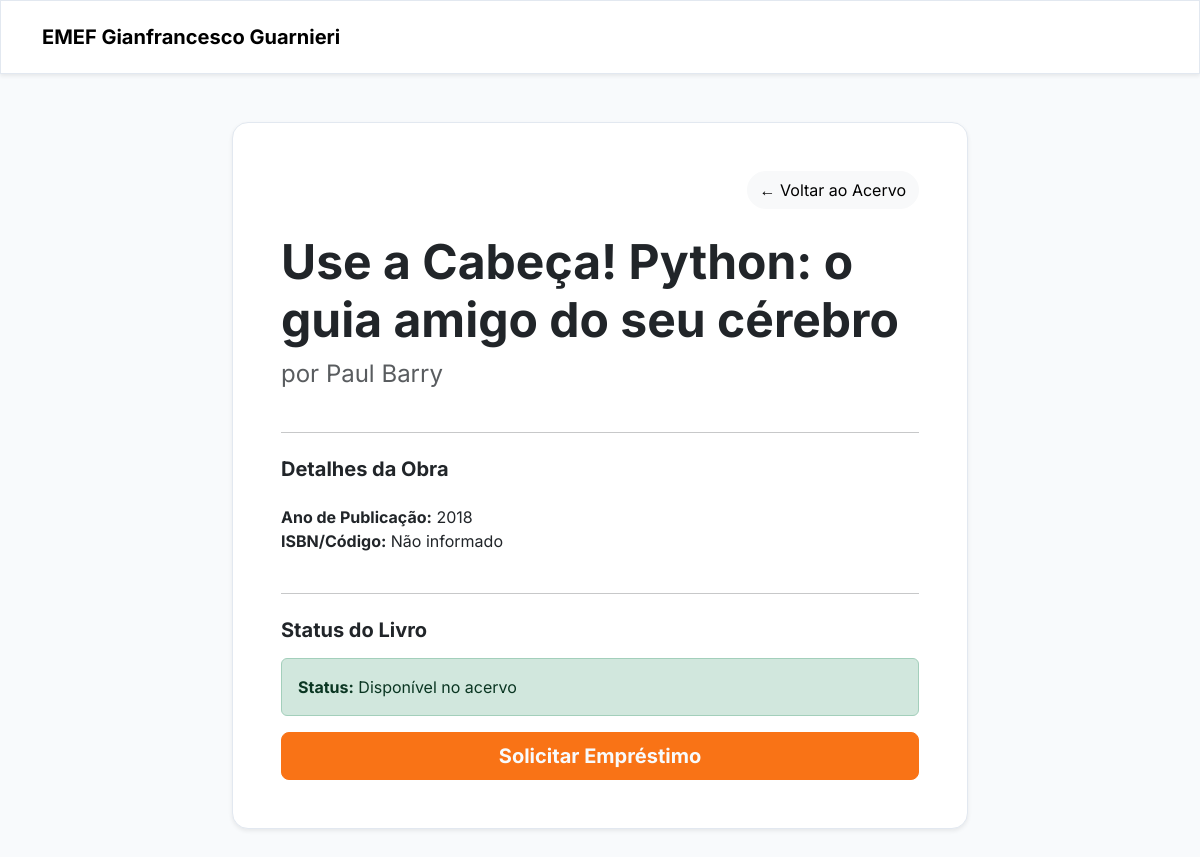
The page /livro/1/ (signed in) on the database as committed earlier.
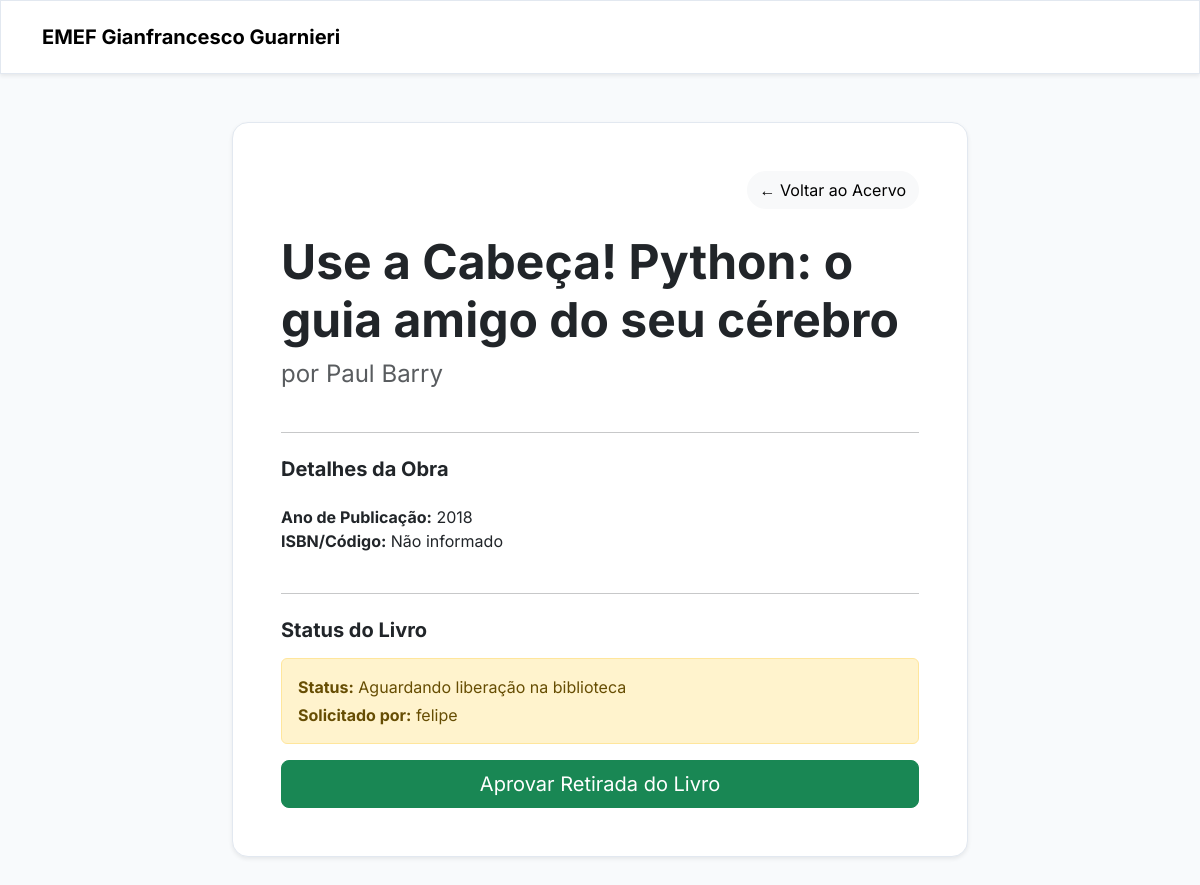
The same page on the database as committed later.
### acervo/models.py (models this page shows, shortened)
class Emprestimo(models.Model):
    usuario = models.ForeignKey(User, on_delete=models.CASCADE)
    livro = models.ForeignKey(Livro, on_delete=models.CASCADE)
    data_emprestimo = models.DateTimeField(default=timezone.now)
    def devolucao_padrao():
        return timezone.now() + timedelta(days=7)
    data_devolucao = models.DateTimeField(default=devolucao_padrao)
    aprovado = models.BooleanField(default=False)
    devolvido = models.BooleanField(default=False)

### acervo/views.py (the view)
# urls.py: path('livro/<int:livro_id>/', views.detalhe_livro, name='detalhe_livro'),
def detalhe_livro(request, livro_id):
    livro = get_object_or_404(Livro, pk=livro_id)
    emprestimo_ativo = Emprestimo.objects.filter(livro=livro, devolvido=False).first()
    contexto = {
        'livro': livro,
        'emprestimo_ativo': emprestimo_ativo
    }
    return render(request, 'acervo/detalhe_livro.html', contexto)

### acervo/templates/acervo/detalhe_livro.html (shortened to what this page needs)
{% load static %}
<!DOCTYPE html>
<html lang="pt-br">
<head>
  <link href="https://cdn.jsdelivr.net/npm/bootstrap@5.3.0/dist/css/bootstrap.min.css" rel="stylesheet">
  <link rel="stylesheet" href="{% static 'css/style.css' %}?v=5">
</head>
<body class="transition-tema">
  <nav class="navbar navbar-expand-lg py-3 shadow-sm bg-white">
    <div class="container">
      <a class="navbar-brand fw-bolder logo-text" href="{% url 'index' %}">EMEF Gianfrancesco Guarnieri</a>
    </div>
  </nav>
  <main class="container my-5">
    <div class="row justify-content-center">
      <div class="col-md-8">
        <div class="card card-premium border-0 shadow-sm p-5">
          <div class="d-flex justify-content-between align-items-center mb-4">
            <span class="badge bg-soft-orange text-orange px-3 py-2 rounded-pill fs-6">{{ livro.genero }}</span>
            <a href="{% url 'index' %}" class="btn btn-light rounded-pill">← Voltar ao Acervo</a>
          </div>
          <h1 class="display-5 fw-bold mb-2">{{ livro.titulo }}</h1>
          <p class="fs-4 text-muted">por {{ livro.autor }}</p>
          <hr class="my-4">
          <h5 class="fw-bold">Detalhes da Obra</h5>
          <ul class="list-unstyled mt-3">
              <li><strong>Ano de Publicação:</strong> {{ livro.ano_publicacao }}</li>
              <li><strong>ISBN/Código:</strong> {{ livro.codigo_isbn|default:"Não informado" }}</li>
          </ul>
          <hr class="my-4">
          <div>
            <h5 class="fw-bold mb-3">Status do Livro</h5>
            {% if emprestimo_ativo %}
                {% if not emprestimo_ativo.aprovado %}
                    <div class="alert alert-warning">
                        <p class="mb-1"><strong>Status:</strong> Aguardando liberação na biblioteca</p>
                        <p class="mb-0"><strong>Solicitado por:</strong> {{ emprestimo_ativo.usuario.username }}</p>
                    </div>
                    {% if user.is_staff %}
                        <form action="{% url 'aprovar_emprestimo' emprestimo_ativo.id %}" method="POST" class="d-grid">
                            <button type="submit" class="btn btn-success btn-lg">Aprovar Retirada do Livro</button>
                        </form>
                    {% endif %}
                {% endif %}
            {% else %}
                <div class="alert alert-success">
                    <p class="mb-0"><strong>Status:</strong> Disponível no acervo</p>
                </div>
                {% if user.is_authenticated %}
                    <form action="{% url 'registrar_emprestimo' livro.id %}" method="POST" class="d-grid">
                        <button type="submit" class="btn btn-search btn-lg">Solicitar Empréstimo</button>
                    </form>
                {% else %}
                    <a href="{% url 'login' %}" class="btn btn-outline-secondary d-block w-100 text-center">Faça login para solicitar este livro</a>
                {% endif %}
            {% endif %}
          </div>
        </div>
      </div>
    </div>
  </main>
</body>
</html>

Rows that differ between the two databases and show on the page:
added Emprestimo: usuario.username "felipe"
Other text that changed with them:
text no longer shown: "Disponível no acervo Solicitar Empréstimo"
text now shown: "Aguardando liberação na biblioteca Solicitado por: Aprovar Retirada do Livro"
